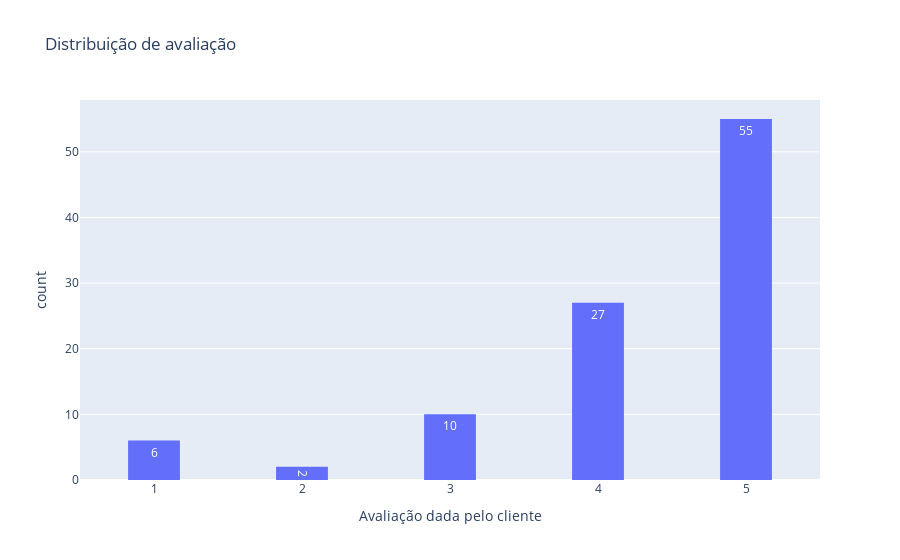

The notebook cell saved with this chart:
### Code cell
fig = px.histogram(df_final, x='Score', nbins=5, title="Distribuição de avaliação", text_auto=True,
                   labels={'Score':'Avaliação dada pelo cliente'})
fig.update_layout(bargap=0.65)
fig.show()

### Figure 1 — Plotly figure (JSON) as saved in the notebook; plotly's stock layout.template omitted (floating-point values rounded to 4 significant figures)
{"data": [{"alignmentgroup": "True", "bingroup": "x", "hovertemplate": "Avaliação dada pelo cliente=%{x}<br>count=%{y}<extra></extra>", "legendgroup": "", "marker": {"color": "#636efa", "pattern": {"shape": ""}}, "name": "", "nbinsx": 5, "offsetgroup": "", "orientation": "v", "showlegend": false, "texttemplate": "%{value}", "type": "histogram", "x": [4, 5, 4, 5, 5, 5, 1, 5, 3, 5, 1, 4, 5, 4, 5, 3, 5, 5, 4, 2, 1, 4, 5, 5, 4, 5, 5, 4, 5, 5, 4, 5, 4, 1, 5, 4, 3, 5, 3, 3, 5, 5, 5, 5, 5, 5, 4, 5, 4, 4, 4, 5, 4, 5, 4, 4, 4, 5, 4, 3, 5, 4, 5, 5, 4, 5, 1, 3, 5, 5, 5, 5, 5, 3, 5, 5, 5, 5, 5, 5, 5, 4, 5, 4, 4, 5, 5, 5, 4, 5, 5, 5, 1, 2, 5, 4, 3, 5, 5, 3], "xaxis": "x", "yaxis": "y"}], "layout": {"bargap": 0.65, "barmode": "relative", "legend": {"tracegroupgap": 0}, "title": {"text": "Distribuição de avaliação"}, "xaxis": {"anchor": "y", "domain": [0, 1], "title": {"text": "Avaliação dada pelo cliente"}}, "yaxis": {"anchor": "x", "domain": [0, 1], "title": {"text": "count"}}}}
